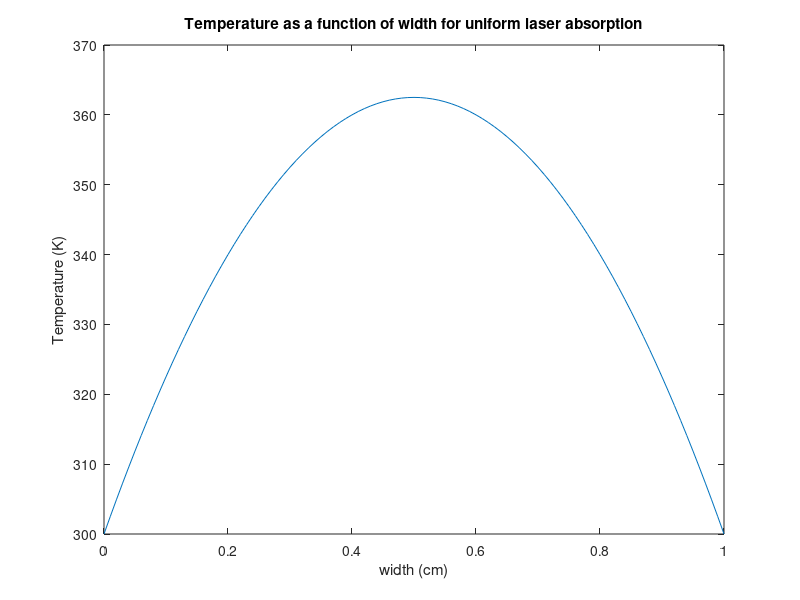

Write the MATLAB code that produced this figure.
function T=problem3a()
% function to solve the BVP d2T/dy2 + G = 0
% written by Sandeep Sharma 09/19/2006

w = 0.01; %width of the channel
n = 101; %amount of discretization
k_therm = 0.6; % thermal conductivity J/s/m/K
Ta = 300; % Ambient Temperature K
I0 = 30e4; %J/m3/s
I = I0*0.1;

y = linspace(0,w,n); 
b = zeros(n,1);
dely = w/(n-1);

A=spalloc(n,n,3*n); %use the fact the A is a highly sparce banded matrix 
%Boundary conditioon
A(1,1) = 1; b(1) = Ta;
A(n,n) = 1; b(n) = Ta;

for i=2:n-1 
    A(i,i) = -2;
    A(i,i+1) = 1;
    A(i,i-1) = 1;
    b(i) = -I*dely^2/k_therm/w;
end

T = A\b;

plot(100*y,T);
title('Temperature as a function of width for uniform laser absorption');
xlabel('width (cm)');
ylabel('Temperature (K)');

[T_max,index] = max(T);
output = strcat('The maximum temperature is T = ',num2str(T_max),' K\n');
fprintf(output);
output = strcat('The y-value at which temperature is maximum = ',num2str(y(index)*100),' cm\n');
fprintf(output);
return;

